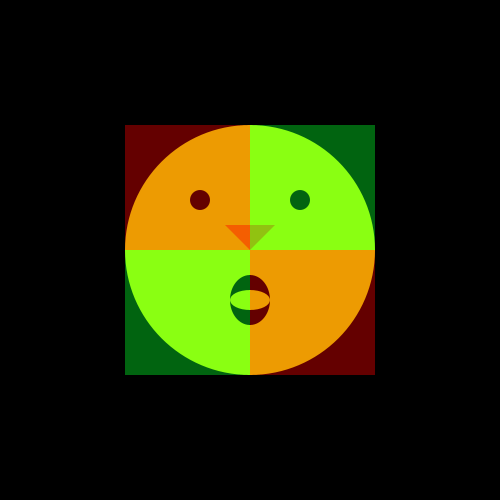
Frame 1 (no input)
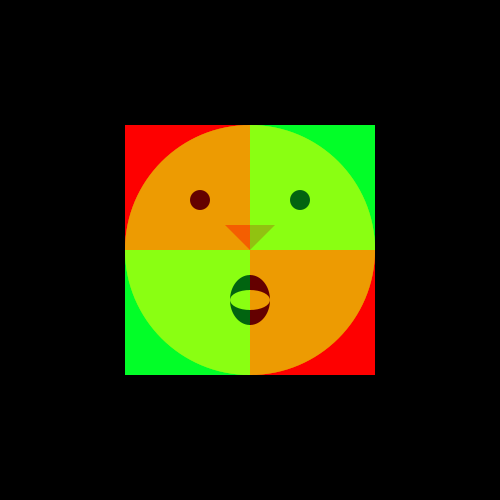
Frame 60 (the mouse pressed at the canvas centre just before this capture)
Frame 120 (the mouse held since frame 60 and released just before this capture): identical to frame 60, image omitted

The Processing sketch that drew these frames (run headless with seeded random() and noise(); from frame 60 on, the mouse is pressed at the canvas centre):

// Processing sketch: processing_113697
// ── processing_113697.pde

int counter;

void setup() {
  size (500, 500);
  smooth();
  background (0);
}

void draw() {
  smooth();
  noStroke();
  fill(#E1FF03);
  ellipse(250, 250, 250, 250);

  noStroke();
  fill(0);
  ellipse (300, 200, 20, 20);
  ellipse (200, 200, 20, 20);
  ellipse (250, 300, 40, 50);
  
  fill(#E1FF03,255);
  ellipse (250,300,40,20);

  strokeWeight(10);
  fill(255, 0, 0, 100);
  triangle(225, 225, 275, 225, 250, 250);
  
  rect(125,125,125,125);
  rect(250,250,125,125);
  
  fill(#03FF2A,100);
  rect(250,125,125,125);
  rect(125,250,125,125);
  
}
